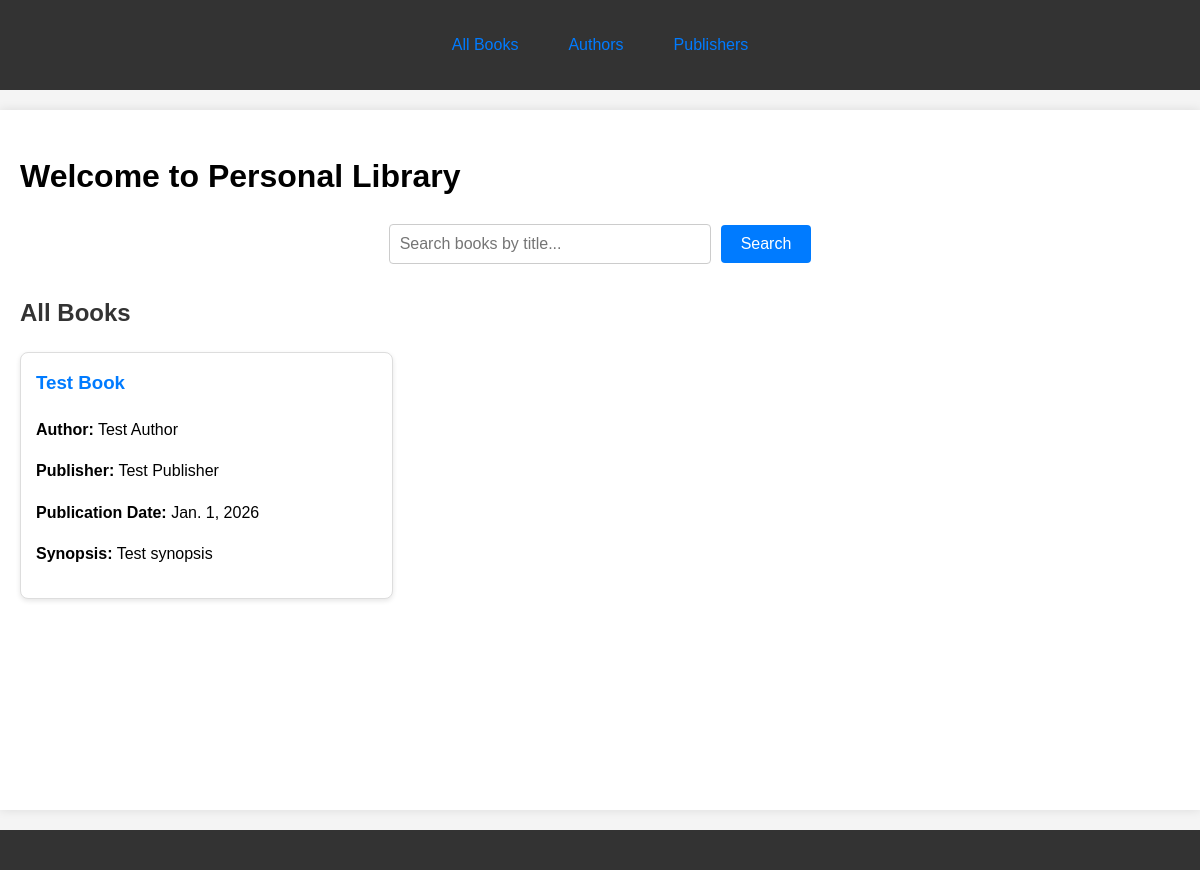
Before: / with the older database file.
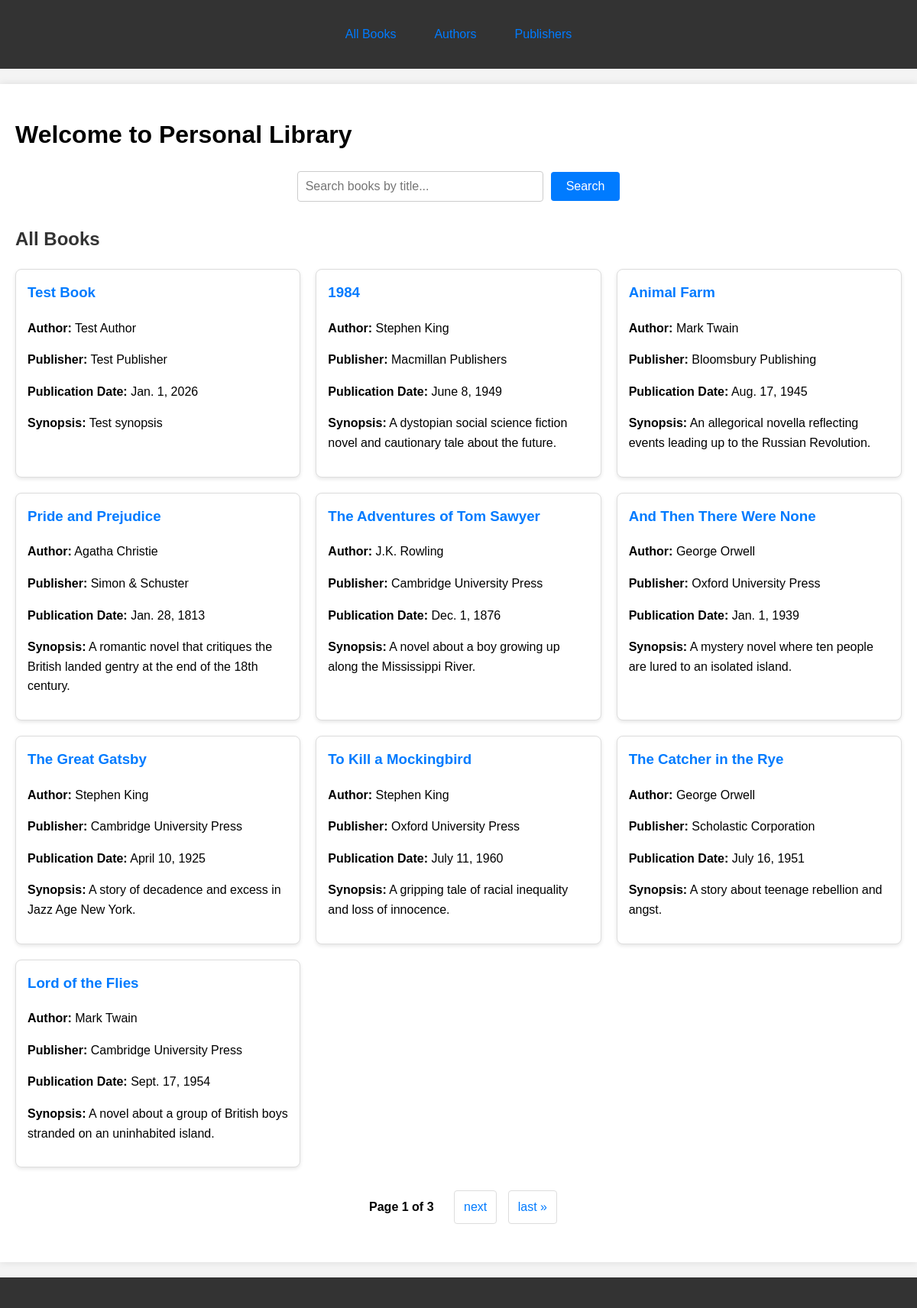
After: the same page with the newer database file.
### core/models.py (models this page shows, shortened)
class Book(models.Model):
    title = models.CharField(max_length=200)
    author = models.ForeignKey(Author, on_delete=models.CASCADE)
    publisher = models.ForeignKey(Publisher, on_delete=models.SET_NULL, blank=True, null=True)
    synopsis = models.TextField()
    publication_date = models.DateField()
    cover_image = models.ImageField(upload_to='book_covers/', blank=True, null=True)

class Author(models.Model):
    name = models.CharField(max_length=200)
    biography = models.TextField(blank=True, null=True)

class Publisher(models.Model):
    name = models.CharField(max_length=200)
    country = models.CharField(max_length=100, blank=True, null=True)

### core/views.py (the view)
# urls.py: path("", views.index, name="index"),
def index(request):
    query = request.GET.get('q', '')
    if query:
        books_list = Book.objects.filter(title__icontains=query).select_related('author', 'publisher')
    else:
        books_list = Book.objects.all().select_related('author', 'publisher')
    paginator = Paginator(books_list, 10)
    page_number = request.GET.get('page')
    page_obj = paginator.get_page(page_number)
    context = {
        'books': page_obj,
        'query': query,
        'is_paginated': page_obj.has_other_pages(),
        'page_obj': page_obj,
    }
    return render(request, 'core/index.html', context)

### core/templates/core/index.html (shortened to what this page needs)
{% extends 'core/base.html' %}
{% block header %}
    <div>
        <ul class="nav-list">
            <li><a href="/">All Books</a></li>
            <li><a href="/authors/">Authors</a></li>
            <li><a href="/publishers/">Publishers</a></li>
        </ul>
    </div>
{% endblock %}
{% block content %}
<div class="container">
    <h1>Welcome to Personal Library</h1>
    <form method="GET" class="search-form">
        <div class="search-container">
            <input type="text" name="q" value="{{ query }}" placeholder="Search books by title..." class="search-input">
            <button type="submit" class="search-button">Search</button>
        </div>
    </form>
    <div class="books-section">
        <h2>{% if query %}Search Results for "{{ query }}"{% else %}All Books{% endif %}</h2>
        {% if books %}
            <div class="books-grid">
                {% for book in books %}
                    <div class="book-item">
                        <h3>{{ book.title }}</h3>
                        <p><strong>Author:</strong> {{ book.author.name }}</p>
                        <p><strong>Publisher:</strong> {{ book.publisher.name|default:"N/A" }}</p>
                        <p><strong>Publication Date:</strong> {{ book.publication_date }}</p>
                        <p><strong>Synopsis:</strong> {{ book.synopsis|truncatewords:30 }}</p>
                    </div>
                {% endfor %}
            </div>
            {% if is_paginated %}
                <div class="pagination">
                    <span class="page-links">
                        <span class="current">
                            Page {{ page_obj.number }} of {{ page_obj.paginator.num_pages }}
                        </span>
                        {% if page_obj.has_next %}
                            <a href="?q={{ query }}&page={{ page_obj.next_page_number }}">next</a>
                            <a href="?q={{ query }}&page={{ page_obj.paginator.num_pages }}">last &raquo;</a>
                        {% endif %}
                    </span>
                </div>
            {% endif %}
        {% endif %}
    </div>
</div>
{% endblock %}

Changed rows visible on the page:
added Book: title "1984", author.name "Stephen King", publisher.name "Macmillan Publishers", publication_date "June 8, 1949", synopsis "A dystopian social science fiction novel and cautionary tale about the future."
added Book: title "Animal Farm", author.name "Mark Twain", publisher.name "Bloomsbury Publishing", publication_date "Aug. 17, 1945", synopsis "An allegorical novella reflecting events leading up to the Russian Revolution."
added Book: title "Pride and Prejudice", author.name "Agatha Christie", publisher.name "Simon & Schuster", publication_date "Jan. 28, 1813", synopsis "A romantic novel that critiques the British landed gentry at the end of the 18th century."
added Book: title "The Adventures of Tom Sawyer", author.name "J.K. Rowling", publisher.name "Cambridge University Press", publication_date "Dec. 1, 1876", synopsis "A novel about a boy growing up along the Mississippi River."
added Book: title "And Then There Were None", author.name "George Orwell", publisher.name "Oxford University Press", publication_date "Jan. 1, 1939", synopsis "A mystery novel where ten people are lured to an isolated island."
added Book: title "The Great Gatsby", author.name "Stephen King", publisher.name "Cambridge University Press", publication_date "April 10, 1925", synopsis "A story of decadence and excess in Jazz Age New York."
added Book: title "To Kill a Mockingbird", author.name "Stephen King", publisher.name "Oxford University Press", publication_date "July 11, 1960", synopsis "A gripping tale of racial inequality and loss of innocence."
added Book: title "The Catcher in the Rye", author.name "George Orwell", publisher.name "Scholastic Corporation", publication_date "July 16, 1951", synopsis "A story about teenage rebellion and angst."
added Book: title "Lord of the Flies", author.name "Mark Twain", publisher.name "Cambridge University Press", publication_date "Sept. 17, 1954", synopsis "A novel about a group of British boys stranded on an uninhabited island."
Other visible differences:
{{ page_obj.number }}: (not shown) → "1"
{{ page_obj.paginator.num_pages }}: (not shown) → "3"
text now shown: "Page of next last »"
